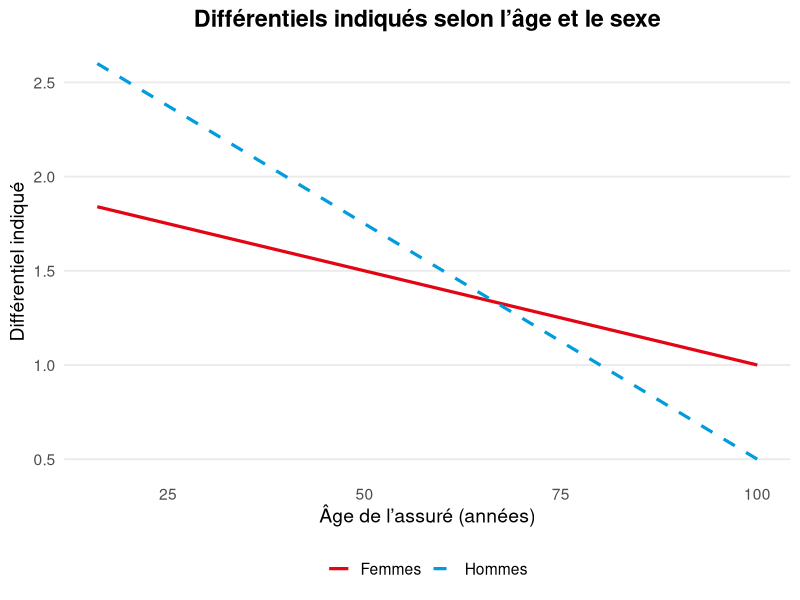
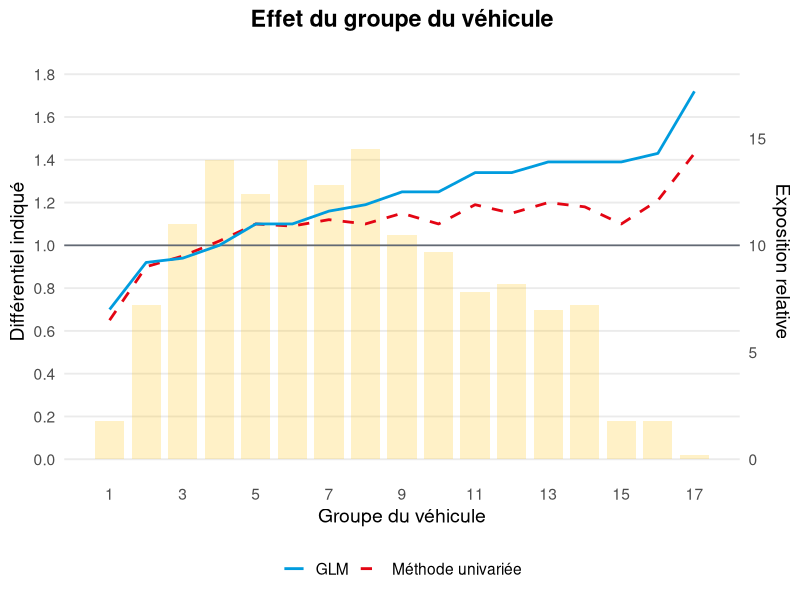
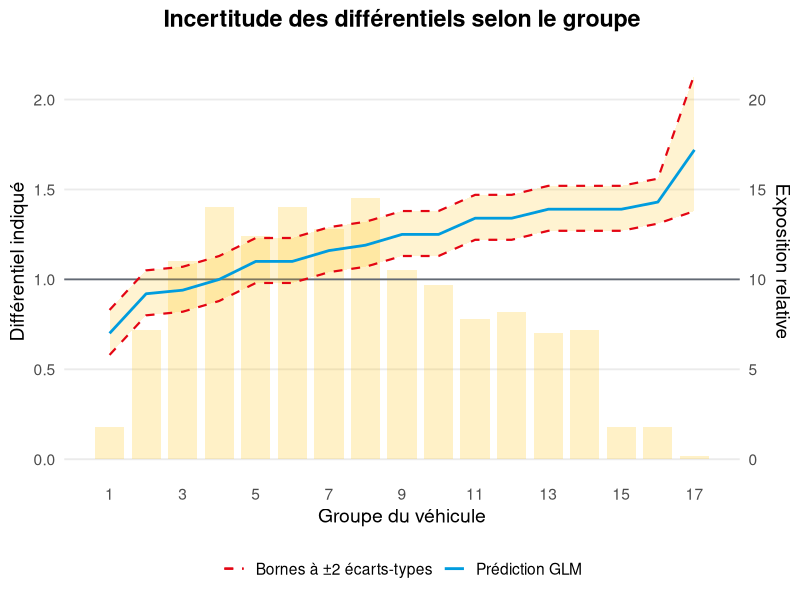
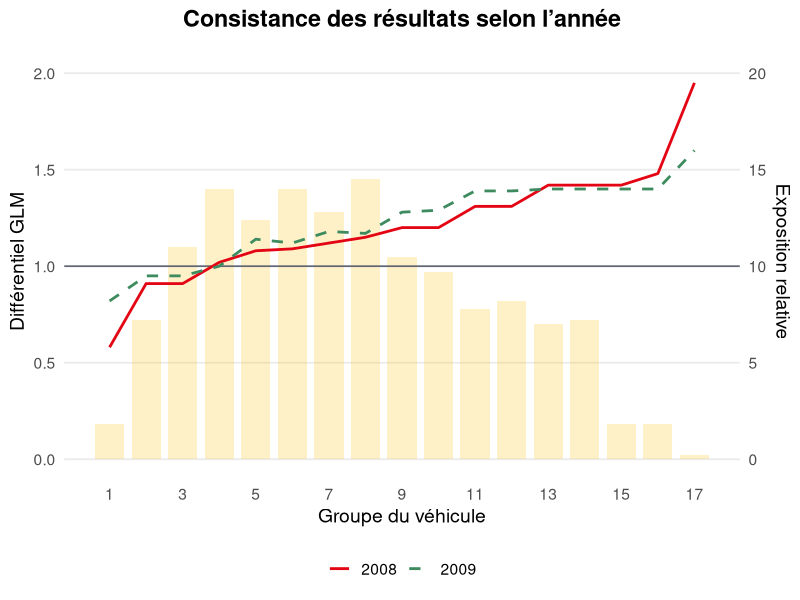
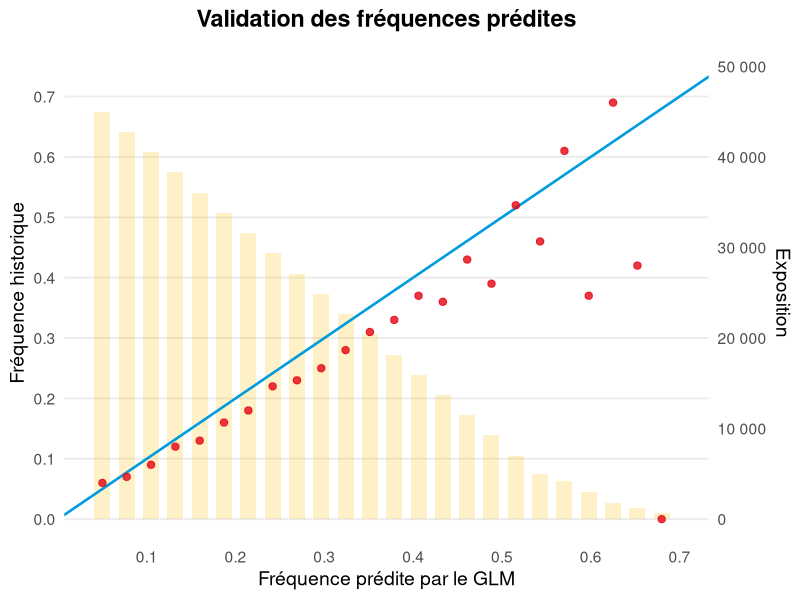
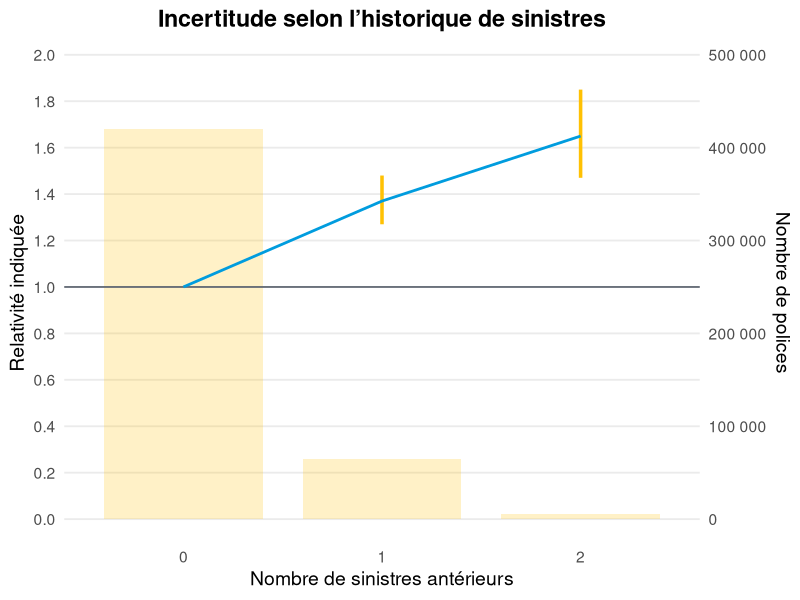
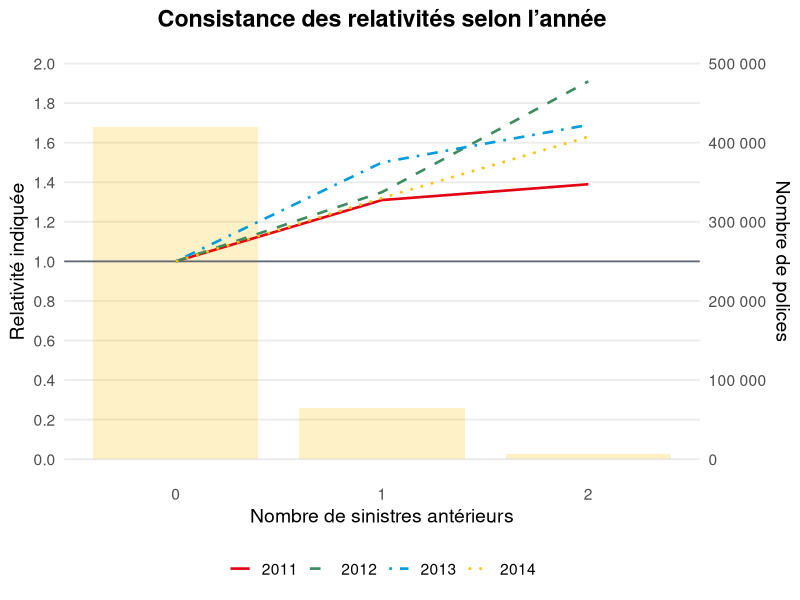
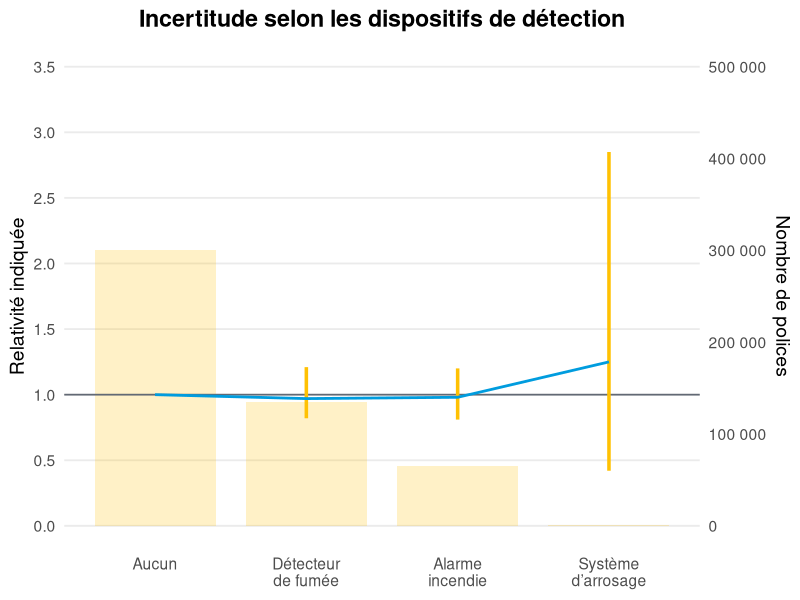

The R script that drew these images, in order:
## ---- chunk 1
#| label: setup
#| include: false

library(ggplot2)

couleurs_act <- c(
  rouge = "#e30513",
  bleu = "#009cde",
  or = "#ffc103",
  vert = "#3d8b5f",
  gris = "#626974"
)

theme_act <- theme_minimal(base_size = 14) +
  theme(
    panel.grid.minor = element_blank(),
    panel.grid.major.x = element_blank(),
    plot.title = element_text(
      face = "bold",
      hjust = 0.5,
      margin = margin(b = 8)
    ),
    legend.position = "bottom",
    legend.title = element_blank()
  )

geom_exposition <- function(data, x, exposition, facteur, width = 0.8) {
  geom_col(
    data = data,
    mapping = aes(
      x = .data[[x]],
      y = .data[[exposition]] * facteur
    ),
    fill = unname(couleurs_act["or"]),
    alpha = 0.22,
    width = width,
    inherit.aes = FALSE
  )
}

axe_exposition <- function(facteur, nom) {
  sec_axis(
    ~ . / facteur,
    name = nom,
    labels = scales::label_number(big.mark = " ", decimal.mark = ",")
  )
}
## ---- chunk 2
#| label: interaction-age-sexe
#| fig-width: 8
#| fig-height: 5
#| fig-alt: "Différentiels indiqués selon l’âge de l’assuré pour les femmes et les hommes. Les deux profils décroissent, mais celui des hommes décroît plus fortement."

interaction_age_sexe <- data.frame(
  age = rep(c(16, 50, 100), 2),
  differentiel = c(1.84, 1.50, 1.00, 2.60, 1.75, 0.50),
  sexe = rep(c("Femmes", "Hommes"), each = 3)
)

ggplot(interaction_age_sexe, aes(age, differentiel, colour = sexe, linetype = sexe)) +
  geom_line(linewidth = 1.1) +
  scale_colour_manual(
    values = c(
      Femmes = unname(couleurs_act["rouge"]),
      Hommes = unname(couleurs_act["bleu"])
    )
  ) +
  scale_linetype_manual(values = c(Femmes = "solid", Hommes = "dashed")) +
  labs(
    title = "Différentiels indiqués selon l’âge et le sexe",
    x = "Âge de l’assuré (années)",
    y = "Différentiel indiqué"
  ) +
  theme_act
## ---- chunk 3
#| label: groupe-vehicule
#| fig-width: 8
#| fig-height: 3.4
#| fig-alt: "Différentiels univariés et GLM selon le groupe du véhicule, avec l’exposition représentée par des barres en arrière-plan. Les deux profils sont généralement croissants."

groupe_vehicule <- data.frame(
  groupe = 1:17,
  differentiel = c(0.70, 0.92, 0.94, 1.00, 1.10, 1.10, 1.16, 1.19, 1.25, 1.25, 1.34, 1.34, 1.39, 1.39, 1.39, 1.43, 1.72),
  # Série univariée reconstruite à partir de la figure du PDF historique.
  univarie = c(0.65, 0.90, 0.95, 1.02, 1.10, 1.09, 1.12, 1.10, 1.15, 1.10, 1.19, 1.15, 1.20, 1.18, 1.10, 1.21, 1.43),
  exposition = c(1.8, 7.2, 11.0, 14.0, 12.4, 14.0, 12.8, 14.5, 10.5, 9.7, 7.8, 8.2, 7.0, 7.2, 1.8, 1.8, 0.2)
)

ggplot(groupe_vehicule, aes(groupe)) +
  geom_exposition(groupe_vehicule, "groupe", "exposition", facteur = 0.1) +
  geom_hline(yintercept = 1, colour = couleurs_act["gris"], linewidth = 0.6) +
  geom_line(aes(y = univarie, colour = "Méthode univariée", linetype = "Méthode univariée"), linewidth = 0.95) +
  geom_line(aes(y = differentiel, colour = "GLM", linetype = "GLM"), linewidth = 0.95) +
  scale_colour_manual(name = "Série", values = c(
    `Méthode univariée` = unname(couleurs_act["rouge"]),
    GLM = unname(couleurs_act["bleu"])
  )) +
  scale_linetype_manual(name = "Série", values = c(
    `Méthode univariée` = "dashed",
    GLM = "solid"
  )) +
  scale_y_continuous(
    breaks = seq(0, 1.8, by = 0.2),
    limits = c(0, 1.85),
    sec.axis = axe_exposition(0.1, "Exposition relative")
  ) +
  scale_x_continuous(breaks = seq(1, 17, by = 2)) +
  labs(
    title = "Effet du groupe du véhicule",
    x = "Groupe du véhicule",
    y = "Différentiel indiqué"
  ) +
  theme_act
## ---- chunk 4
#| label: diagnostic-ecart-type
#| fig-width: 8
#| fig-height: 3.4
#| fig-alt: "Différentiels GLM par groupe du véhicule avec exposition en arrière-plan et intervalle d’incertitude. L’intervalle du groupe 17 est particulièrement large parce que le volume y est petit."

groupe_vehicule$borne_inf <- groupe_vehicule$differentiel - c(rep(0.12, 16), 0.34)
groupe_vehicule$borne_sup <- groupe_vehicule$differentiel + c(rep(0.13, 16), 0.42)

ggplot(groupe_vehicule, aes(groupe, differentiel)) +
  geom_exposition(groupe_vehicule, "groupe", "exposition", facteur = 0.1) +
  geom_hline(yintercept = 1, colour = couleurs_act["gris"], linewidth = 0.6) +
  geom_ribbon(aes(ymin = borne_inf, ymax = borne_sup), fill = couleurs_act["or"], alpha = 0.18) +
  geom_line(aes(colour = "Prédiction GLM", linetype = "Prédiction GLM"), linewidth = 0.95) +
  geom_line(aes(y = borne_inf, colour = "Bornes à ±2 écarts-types", linetype = "Bornes à ±2 écarts-types"), linewidth = 0.75) +
  geom_line(aes(y = borne_sup, colour = "Bornes à ±2 écarts-types", linetype = "Bornes à ±2 écarts-types"), linewidth = 0.75) +
  scale_colour_manual(name = "Série", values = c(
    `Prédiction GLM` = unname(couleurs_act["bleu"]),
    `Bornes à ±2 écarts-types` = unname(couleurs_act["rouge"])
  )) +
  scale_linetype_manual(name = "Série", values = c(
    `Prédiction GLM` = "solid",
    `Bornes à ±2 écarts-types` = "dashed"
  )) +
  scale_y_continuous(
    breaks = seq(0, 2.0, by = 0.5),
    limits = c(0, 2.2),
    sec.axis = axe_exposition(0.1, "Exposition relative")
  ) +
  scale_x_continuous(breaks = seq(1, 17, by = 2)) +
  labs(
    title = "Incertitude des différentiels selon le groupe",
    x = "Groupe du véhicule",
    y = "Différentiel indiqué"
  ) +
  theme_act
## ---- chunk 5
#| label: diagnostic-consistance
#| fig-width: 8
#| fig-height: 3.4
#| fig-alt: "Deux séries annuelles de différentiels GLM par groupe du véhicule. Elles diffèrent légèrement, mais présentent une tendance générale croissante semblable."

consistance <- rbind(
  data.frame(groupe = 1:17, differentiel = c(0.58, 0.91, 0.91, 1.02, 1.08, 1.09, 1.12, 1.15, 1.20, 1.20, 1.31, 1.31, 1.42, 1.42, 1.42, 1.48, 1.95), annee = "2008"),
  data.frame(groupe = 1:17, differentiel = c(0.82, 0.95, 0.95, 1.00, 1.14, 1.12, 1.18, 1.17, 1.28, 1.29, 1.39, 1.39, 1.40, 1.40, 1.40, 1.40, 1.60), annee = "2009")
)

ggplot(consistance, aes(groupe, differentiel, colour = annee, linetype = annee)) +
  geom_exposition(groupe_vehicule, "groupe", "exposition", facteur = 0.1) +
  geom_hline(yintercept = 1, colour = couleurs_act["gris"], linewidth = 0.6) +
  geom_line(linewidth = 0.95) +
  scale_colour_manual(name = "Année", values = c(
    `2008` = unname(couleurs_act["rouge"]),
    `2009` = unname(couleurs_act["vert"])
  )) +
  scale_linetype_manual(name = "Année", values = c(`2008` = "solid", `2009` = "dashed")) +
  scale_y_continuous(
    breaks = seq(0, 2.0, by = 0.5),
    limits = c(0, 2.05),
    sec.axis = axe_exposition(0.1, "Exposition relative")
  ) +
  scale_x_continuous(breaks = seq(1, 17, by = 2)) +
  labs(
    title = "Consistance des résultats selon l’année",
    x = "Groupe du véhicule",
    y = "Différentiel GLM"
  ) +
  theme_act
## ---- chunk 6
#| label: diagnostic-validation
#| fig-width: 8
#| fig-height: 3.4
#| fig-alt: "Fréquences historiques comparées aux fréquences prédites par le GLM. Les observations sont représentées par des points, la diagonale indique une prédiction parfaite et l’exposition apparaît en arrière-plan."

validation <- data.frame(
  predite = seq(0.05, 0.68, length.out = 24),
  historique = c(0.06, 0.07, 0.09, 0.12, 0.13, 0.16, 0.18, 0.22, 0.23, 0.25, 0.28, 0.31, 0.33, 0.37, 0.36, 0.43, 0.39, 0.52, 0.46, 0.61, 0.37, 0.69, 0.42, 0.00),
  exposition = c(seq(45000, 7000, length.out = 18), 5000, 4200, 3000, 1800, 1200, 700)
)

ggplot(validation, aes(predite, historique)) +
  geom_exposition(validation, "predite", "exposition", facteur = 0.000015, width = 0.018) +
  geom_abline(slope = 1, intercept = 0, colour = couleurs_act["bleu"], linewidth = 0.9) +
  geom_point(colour = couleurs_act["rouge"], alpha = 0.8, size = 2.2) +
  scale_x_continuous(breaks = seq(0.1, 0.7, by = 0.1), limits = c(0.04, 0.7)) +
  scale_y_continuous(
    breaks = seq(0, 0.7, by = 0.1),
    limits = c(0, 0.75),
    sec.axis = axe_exposition(0.000015, "Exposition")
  ) +
  labs(
    title = "Validation des fréquences prédites",
    x = "Fréquence prédite par le GLM",
    y = "Fréquence historique"
  ) +
  theme_act
## ---- chunk 7
#| label: historique-ecart-type
#| fig-width: 8
#| fig-height: 3.4
#| fig-alt: "Relativités indiquées pour zéro, un et deux sinistres antérieurs, avec exposition en arrière-plan et intervalles d’incertitude."

historique_sinistres <- data.frame(
  sinistres = factor(c("0", "1", "2"), levels = c("0", "1", "2")),
  relativite = c(1.00, 1.37, 1.65),
  borne_inf = c(1.00, 1.27, 1.47),
  borne_sup = c(1.00, 1.48, 1.85),
  polices = c(420000, 65000, 6000)
)

ggplot(historique_sinistres, aes(sinistres, relativite)) +
  geom_exposition(historique_sinistres, "sinistres", "polices", facteur = 0.000004) +
  geom_hline(yintercept = 1, colour = couleurs_act["gris"], linewidth = 0.6) +
  geom_linerange(aes(ymin = borne_inf, ymax = borne_sup), colour = couleurs_act["or"], linewidth = 1.2) +
  geom_line(aes(group = 1), colour = couleurs_act["bleu"], linewidth = 0.95) +
  scale_y_continuous(
    breaks = seq(0, 2.0, by = 0.2),
    limits = c(0, 1.95),
    sec.axis = axe_exposition(0.000004, "Nombre de polices")
  ) +
  labs(
    title = "Incertitude selon l’historique de sinistres",
    x = "Nombre de sinistres antérieurs",
    y = "Relativité indiquée"
  ) +
  theme_act
## ---- chunk 8
#| label: historique-consistance
#| fig-width: 8
#| fig-height: 3.4
#| fig-alt: "Relativités de l’historique de sinistres par année. Les quatre années montrent toutes une relativité supérieure à un pour un ou deux sinistres antérieurs."

historique_annee <- data.frame(
  sinistres = rep(c(0, 1, 2), 4),
  relativite = c(1.00, 1.31, 1.39, 1.00, 1.35, 1.91, 1.00, 1.50, 1.69, 1.00, 1.32, 1.63),
  annee = rep(c("2011", "2012", "2013", "2014"), each = 3)
)

exposition_historique <- data.frame(
  sinistres = 0:2,
  polices = historique_sinistres$polices
)

ggplot(historique_annee, aes(sinistres, relativite, colour = annee, linetype = annee)) +
  geom_exposition(exposition_historique, "sinistres", "polices", facteur = 0.000004) +
  geom_hline(yintercept = 1, colour = couleurs_act["gris"], linewidth = 0.6) +
  geom_line(linewidth = 0.9) +
  scale_colour_manual(name = "Année", values = c(
    `2011` = unname(couleurs_act["rouge"]),
    `2012` = unname(couleurs_act["vert"]),
    `2013` = unname(couleurs_act["bleu"]),
    `2014` = unname(couleurs_act["or"])
  )) +
  scale_linetype_manual(name = "Année", values = c(
    `2011` = "solid",
    `2012` = "dashed",
    `2013` = "dotdash",
    `2014` = "dotted"
  )) +
  scale_y_continuous(
    breaks = seq(0, 2.0, by = 0.2),
    limits = c(0, 2.0),
    sec.axis = axe_exposition(0.000004, "Nombre de polices")
  ) +
  scale_x_continuous(breaks = 0:2) +
  labs(
    title = "Consistance des relativités selon l’année",
    x = "Nombre de sinistres antérieurs",
    y = "Relativité indiquée"
  ) +
  theme_act
## ---- chunk 9
#| label: dispositifs-ecart-type
#| fig-width: 8
#| fig-height: 3.4
#| fig-alt: "Relativités indiquées pour les dispositifs de détection du feu, avec exposition en arrière-plan et intervalles d’incertitude. L’incertitude du système d’arrosage est très grande en raison du faible volume."

dispositifs_feu <- data.frame(
  dispositif = factor(c("Aucun", "Détecteur\nde fumée", "Alarme\nincendie", "Système\nd’arrosage"), levels = c("Aucun", "Détecteur\nde fumée", "Alarme\nincendie", "Système\nd’arrosage")),
  relativite = c(1.00, 0.97, 0.98, 1.25),
  borne_inf = c(1.00, 0.82, 0.81, 0.42),
  borne_sup = c(1.00, 1.21, 1.20, 2.85),
  polices = c(300000, 135000, 65000, 1000)
)

ggplot(dispositifs_feu, aes(dispositif, relativite)) +
  geom_exposition(dispositifs_feu, "dispositif", "polices", facteur = 0.000007) +
  geom_hline(yintercept = 1, colour = couleurs_act["gris"], linewidth = 0.6) +
  geom_linerange(aes(ymin = borne_inf, ymax = borne_sup), colour = couleurs_act["or"], linewidth = 1.2) +
  geom_line(aes(group = 1), colour = couleurs_act["bleu"], linewidth = 0.95) +
  scale_y_continuous(
    breaks = seq(0, 3.5, by = 0.5),
    limits = c(0, 3.5),
    sec.axis = axe_exposition(0.000007, "Nombre de polices")
  ) +
  labs(
    title = "Incertitude selon les dispositifs de détection",
    x = NULL,
    y = "Relativité indiquée"
  ) +
  theme_act
## ---- chunk 10
#| label: dispositifs-consistance
#| fig-width: 8
#| fig-height: 3.4
#| fig-alt: "Relativités pour les dispositifs de détection du feu selon quatre années, avec l’exposition en arrière-plan. Les tendances annuelles sont irrégulières et aucun effet systématique clair ne se dégage."

dispositifs_annee <- data.frame(
  dispositif = rep(c("Aucun", "Détecteur", "Alarme", "Arrosage"), 4),
  relativite = c(1.00, 0.97, 0.97, 1.10, 1.00, 0.99, 0.98, 0.95, 1.00, 1.03, 0.96, 1.35, 1.00, 1.00, 1.00, 0.85),
  annee = rep(c("2011", "2012", "2013", "2014"), each = 4)
)

dispositifs_annee$dispositif <- factor(
  dispositifs_annee$dispositif,
  levels = c("Aucun", "Détecteur", "Alarme", "Arrosage"),
  labels = levels(dispositifs_feu$dispositif)
)

ggplot(dispositifs_annee, aes(dispositif, relativite, colour = annee, linetype = annee, group = annee)) +
  geom_exposition(dispositifs_feu, "dispositif", "polices", facteur = 0.0000028) +
  geom_hline(yintercept = 1, colour = couleurs_act["gris"], linewidth = 0.6) +
  geom_line(linewidth = 0.85) +
  scale_colour_manual(name = "Année", values = c(
    `2011` = unname(couleurs_act["rouge"]),
    `2012` = unname(couleurs_act["vert"]),
    `2013` = unname(couleurs_act["bleu"]),
    `2014` = unname(couleurs_act["or"])
  )) +
  scale_linetype_manual(name = "Année", values = c(
    `2011` = "solid",
    `2012` = "dashed",
    `2013` = "dotdash",
    `2014` = "dotted"
  )) +
  scale_y_continuous(
    breaks = seq(0, 1.4, by = 0.1),
    limits = c(0, 1.4),
    sec.axis = axe_exposition(0.0000028, "Nombre de polices")
  ) +
  labs(
    title = "Consistance des relativités selon l’année",
    x = NULL,
    y = "Relativité indiquée"
  ) +
  theme_act
